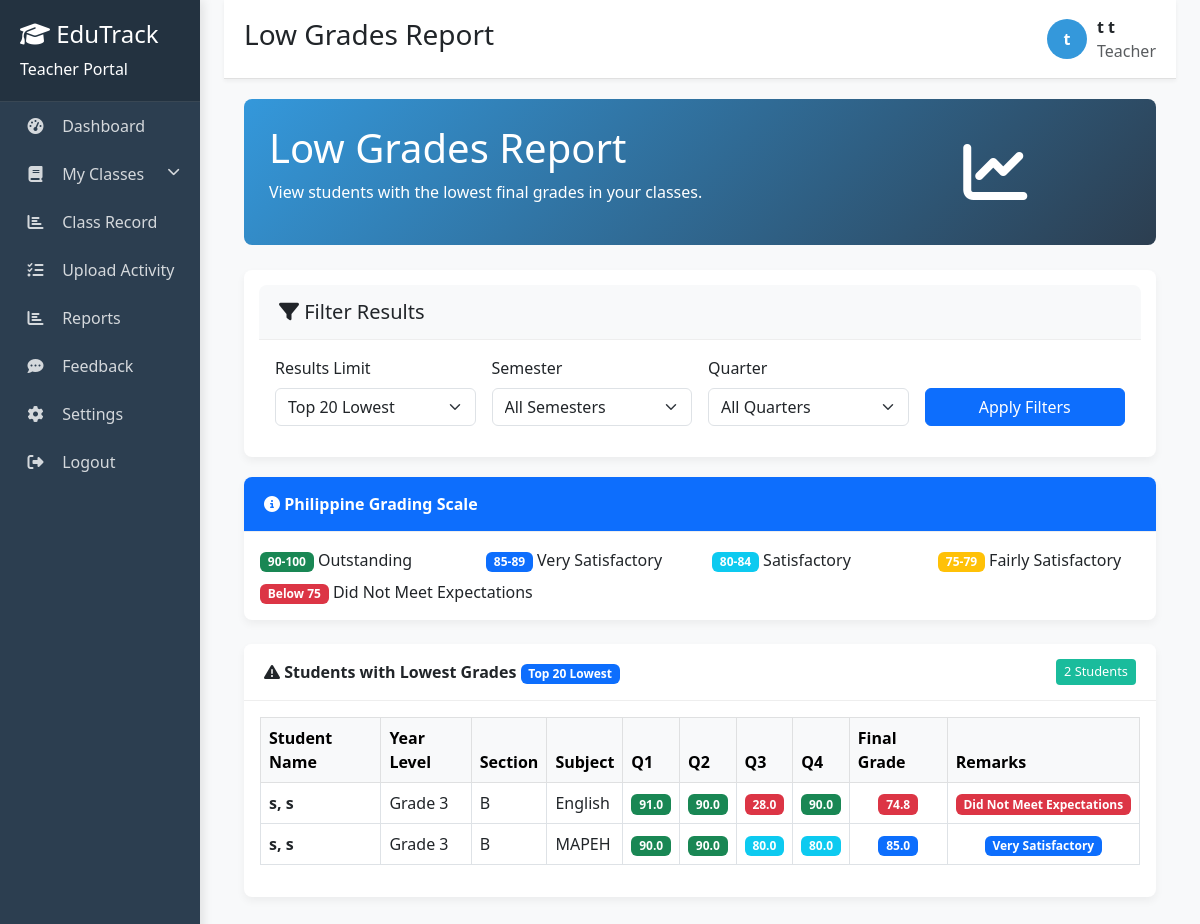
/WEBGRADINGSYSTEMPORTAL-Latest/reports.php (signed in), run on the app's committed database.
### tables this page shows
CREATE TABLE `tbl_grades` (
  `grade_id` int(10) UNSIGNED NOT NULL,
  `student_id` int(10) UNSIGNED NOT NULL,
  `subject_id` int(10) UNSIGNED NOT NULL,
  `teacher_account_id` int(10) UNSIGNED DEFAULT NULL,
  `grading_period` enum('Q1','Q2','Q3','Q4','Final') NOT NULL DEFAULT 'Final',
  `q1` decimal(5,2) DEFAULT NULL,
  `q2` decimal(5,2) DEFAULT NULL,
  `q3` decimal(5,2) DEFAULT NULL,
  `q4` decimal(5,2) DEFAULT NULL,
  `midterm` decimal(5,2) DEFAULT NULL,
  `final` decimal(5,2) DEFAULT NULL,
  `grade` decimal(5,2) NOT NULL,
  `remarks` varchar(60) DEFAULT NULL,
  `date_recorded` datetime NOT NULL DEFAULT current_timestamp(),
  `quarter_id` int(11) DEFAULT NULL
);

CREATE TABLE `tbl_accounts` (
  `account_id` int(10) UNSIGNED NOT NULL,
  `username` varchar(80) NOT NULL,
  `password` varchar(255) NOT NULL,
  `role` enum('admin','teacher','student','parent') NOT NULL,
  `first_name` varchar(80) NOT NULL,
  `last_name` varchar(80) NOT NULL,
  `email` varchar(150) DEFAULT NULL,
  `contact_number` varchar(30) DEFAULT NULL,
  `created_at` datetime NOT NULL DEFAULT current_timestamp()
);

CREATE TABLE `tbl_yearlevels` (
  `year_level_id` int(10) UNSIGNED NOT NULL,
  `level_name` varchar(30) NOT NULL,
  `education_stage` enum('Elementary','Junior High','Senior High') NOT NULL
);

CREATE TABLE `tbl_sections` (
  `section_id` int(10) UNSIGNED NOT NULL,
  `year_level_id` int(10) UNSIGNED NOT NULL,
  `strand_id` int(10) UNSIGNED DEFAULT NULL,
  `section_name` varchar(60) NOT NULL
);

CREATE TABLE `tbl_subjects` (
  `subject_id` int(10) UNSIGNED NOT NULL,
  `subject_name` varchar(120) NOT NULL,
  `year_level_id` int(10) UNSIGNED DEFAULT NULL,
  `semester` enum('1','2','Full Year') DEFAULT 'Full Year',
  `semester_id` int(11) DEFAULT NULL,
  `strand_id` int(10) UNSIGNED DEFAULT NULL
);

### WEBGRADINGSYSTEMPORTAL-Latest/reports.php (the view, shortened to what this page needs)
<?php
require 'db_connect.php';
$teacher_id = $_SESSION['account_id'];
$teacher_name = $_SESSION['fullname'] ?? 'Teacher';
$limit = isset($_GET['limit']) ? intval($_GET['limit']) : 20;
function get_ph_remarks($grade) {
    if ($grade >= 90 && $grade <= 100) return 'Outstanding';
    if ($grade >= 85 && $grade <= 89) return 'Very Satisfactory';
    if ($grade >= 80 && $grade <= 84) return 'Satisfactory';
    return 'Did Not Meet Expectations';
}
function get_ph_remarks_class($remarks) {
    switch ($remarks) {
        case 'Outstanding': return 'bg-success';
        case 'Very Satisfactory': return 'bg-primary';
        case 'Satisfactory': return 'bg-info';
        default: return 'bg-danger';
    }
}
$sql = "
SELECT
    s.student_id,
    a.first_name,
    a.last_name,
    subj.subject_name,
    -- Get the latest Q1 grade
    (SELECT g1.grade FROM tbl_grades g1
     WHERE g1.student_id = s.student_id AND g1.subject_id = subj.subject_id
     AND g1.grading_period = 'Q1' ORDER BY g1.date_recorded DESC LIMIT 1) as q1,
    -- Get the latest Q2 grade
    (SELECT g2.grade FROM tbl_grades g2
     WHERE g2.student_id = s.student_id AND g2.subject_id = subj.subject_id
     AND g2.grading_period = 'Q2' ORDER BY g2.date_recorded DESC LIMIT 1) as q2,
    -- Get the latest Q3 grade
    (SELECT g3.grade FROM tbl_grades g3
     WHERE g3.student_id = s.student_id AND g3.subject_id = subj.subject_id
     AND g3.grading_period = 'Q3' ORDER BY g3.date_recorded DESC LIMIT 1) as q3,
    -- Get the latest Q4 grade
    (SELECT g4.grade FROM tbl_grades g4
     WHERE g4.student_id = s.student_id AND g4.subject_id = subj.subject_id
     AND g4.grading_period = 'Q4' ORDER BY g4.date_recorded DESC LIMIT 1) as q4,
    g_final.grade as final_grade,
    g_final.remarks,
    sec.section_name,
    yl.level_name
FROM tbl_grades g_final
JOIN tbl_students s ON g_final.student_id = s.student_id
JOIN tbl_accounts a ON s.account_id = a.account_id
JOIN tbl_subjects subj ON g_final.subject_id = subj.subject_id
JOIN tbl_teacher_assignments ta ON ta.subject_id = g_final.subject_id AND ta.section_id = s.section_id
JOIN tbl_sections sec ON s.section_id = sec.section_id
JOIN tbl_yearlevels yl ON s.year_level_id = yl.year_level_id
WHERE ta.teacher_account_id = ?
AND g_final.grading_period = 'Final'
";
$sql .= " ORDER BY g_final.grade ASC, yl.level_name, sec.section_name, a.last_name, a.first_name LIMIT ?";
$stmt = $conn->prepare($sql);
$params = [$teacher_id];
$types = "i";
$params[] = $limit;
$types .= "i";
$stmt->bind_param($types, ...$params);
$stmt->execute();
$result = $stmt->get_result();
?>
<!DOCTYPE html>
<html lang="en">
<head>
    <link rel="stylesheet" href="https://cdn.jsdelivr.net/npm/bootstrap@5.3.0/dist/css/bootstrap.min.css"/>
    <link rel="stylesheet" href="https://cdnjs.cloudflare.com/ajax/libs/font-awesome/6.4.0/css/all.min.css"/>
</head>
<body>
<div class="container-fluid">
    <div class="row">
        <div class="col-md-3 col-lg-2 sidebar">
            <div class="sidebar-header">
                <h4><i class="fas fa-graduation-cap"></i> EduTrack</h4>
                <p class="mb-0">Teacher Portal</p>
            </div>
            <ul class="sidebar-menu">
                <li><a href="teacher_dashboard.php" class="<?= !isset($_GET['view_class']) ?  : '' ?>"><i class="fas fa-tachometer-alt"></i> Dashboard</a></li>
                <li class="has-submenu <?= isset($_GET['view_class']) ?  : '' ?>">
                    <a href="#"><i class="fas fa-book"></i> My Classes</a>
                </li>
                <li><a href="teacher_spreadsheet.php"><i class="fas fa-chart-bar"></i> Class Record</a></li>
                <li><a href="teacher_activity.php" class=><i class="fas fa-tasks"></i> Upload Activity</a></li>
                <li><a href="reports.php"><i class="fas fa-chart-bar"></i> Reports</a></li>
                <li><a href="feedbacks.php" class=><i class="fas fa-comment-dots"></i> Feedback</a></li>
                <li><a href="change_pass.php"><i class="fas fa-cog"></i> Settings</a></li>
                <li><a href="index.php"><i class="fas fa-sign-out-alt"></i> Logout</a></li>
            </ul>
        </div>
        <div class="col-md-9 col-lg-10 ml-sm-auto px-4">
            <div class="header">
                <h3>Low Grades Report</h3>
                <div class="d-flex align-items-center">
                    <div class="avatar"><?= htmlspecialchars(substr($teacher_name,0,1)) ?></div>
                    <div>
                        <div class="fw-bold"><?= htmlspecialchars($teacher_name) ?></div>
                        <div class="text-muted">Teacher</div>
                    </div>
                </div>
            </div>
            <div class="main-content">
                <div class="welcome-section">
                    <div class="row align-items-center">
                        <div class="col-md-8">
                            <h1>Low Grades Report</h1>
                            <p>View students with the lowest final grades in your classes.</p>
                        </div>
                        <div class="col-md-4 text-center">
                            <i class="fas fa-chart-line fa-4x"></i>
                        </div>
                    </div>
                </div>
                <div class="filter-section card">
                    <div class="card-header bg-light">
                        <h5 class="mb-0"><i class="fas fa-filter"></i> Filter Results</h5>
                    </div>
                    <div class="card-body">
                        <form method="GET" class="row g-3">
                            <div class="col-md-3">
                                <label class="form-label">Results Limit</label>
                                <select name="limit" class="form-select">
                                    <option value="20" <?= $limit == 20 ? 'selected' : '' ?>>Top 20 Lowest</option>
                                </select>
                            </div>
                            <div class="col-md-3">
                                <label class="form-label">Semester</label>
                                <select name="semester_id" class="form-select">
                                    <option value="">All Semesters</option>
                                </select>
                            </div>
                            <div class="col-md-3">
                                <label class="form-label">Quarter</label>
                                <select name="quarter_id" class="form-select">
                                    <option value="">All Quarters</option>
                                </select>
                            </div>
                            <div class="col-md-3 d-flex align-items-end">
                                <button type="submit" class="btn btn-primary w-100">Apply Filters</button>
                            </div>
                        </form>
                    </div>
                </div>
                <div class="card mb-4">
                    <div class="card-header bg-primary text-white">
                        <i class="fas fa-info-circle"></i> Philippine Grading Scale
                    </div>
                    <div class="card-body">
                        <div class="row">
                            <div class="col-md-3">
                                <span class="badge bg-success">90-100</span> Outstanding
                            </div>
                            <div class="col-md-3">
                                <span class="badge bg-primary">85-89</span> Very Satisfactory
                            </div>
                            <div class="col-md-3">
                                <span class="badge bg-info">80-84</span> Satisfactory
                            </div>
                            <div class="col-md-3">
                                <span class="badge bg-warning">75-79</span> Fairly Satisfactory
                            </div>
                        </div>
                        <div class="row mt-2">
                            <div class="col-md-12">
                                <span class="badge bg-danger">Below 75</span> Did Not Meet Expectations
                            </div>
                        </div>
                    </div>
                </div>
                <div class="card">
                    <div class="card-header d-flex justify-content-between align-items-center">
                        <span>
                            <i class="fas fa-exclamation-triangle"></i>
                            Students with Lowest Grades
                            <?php if($limit): ?>
                                <span class="badge bg-primary">Top <?= $limit ?> Lowest</span>
                            <?php endif; ?>
                        </span>
                        <span class="subject-badge"><?= $result->num_rows ?> Students</span>
                    </div>
                    <div class="card-body">
                        <?php if($result->num_rows > 0): ?>
                            <div class="table-responsive">
                                <table class="table table-bordered table-hover align-middle">
                                    <thead class="table-light">
                                        <tr>
                                            <th>Student Name</th>
                                            <th>Year Level</th>
                                            <th>Section</th>
                                            <th>Subject</th>
                                            <th>Q1</th>
                                            <th>Q2</th>
                                            <th>Q3</th>
                                            <th>Q4</th>
                                            <th>Final Grade</th>
                                            <th>Remarks</th>
                                        </tr>
                                    </thead>
                                    <tbody>
                                       <?php while($row = $result->fetch_assoc()):
    $final_grade = $row['final_grade'];
    $remarks = $row['remarks'] ?: get_ph_remarks($final_grade);
    $remarks_class = get_ph_remarks_class($remarks);
?>
    <tr>
        <td>
            <strong><?= htmlspecialchars($row['last_name']) ?>, <?= htmlspecialchars($row['first_name']) ?></strong>
        </td>
        <td><?= htmlspecialchars($row['level_name']) ?></td>
        <td><?= htmlspecialchars($row['section_name']) ?></td>
        <td><?= htmlspecialchars($row['subject_name']) ?></td>
        <?php foreach (['q1', 'q2', 'q3', 'q4'] as $quarter): ?>
            <td class="text-center">
                <?php if ($row[$quarter]): ?>
                    <span class="badge <?= get_ph_remarks_class(get_ph_remarks($row[$quarter])) ?>">
                        <?= number_format($row[$quarter], 1) ?>
                    </span>
                <?php else: ?>
                    <span class="text-muted">-</span>
                <?php endif; ?>
            </td>
        <?php endforeach; ?>
        <td class="text-center">
            <span class="badge <?= $remarks_class ?>">
                <?= number_format($row['final_grade'], 1) ?>
            </span>
        </td>
        <td class="text-center">
            <span class="badge <?= $remarks_class ?>">
                <?= $remarks ?>
            </span>
        </td>
    </tr>
<?php endwhile; ?>
                                    </tbody>
                                </table>
                            </div>
                        <?php else: ?>
                            <div class="alert alert-info">
                                No students with low grades found for the selected filters.
                            </div>
                        <?php endif; ?>
                    </div>
                </div>
            </div>
        </div>
    </div>
</div>
</body>
</html>

### WEBGRADINGSYSTEMPORTAL-Latest/reports.php (style rules this page uses)
:root { --primary:#2c3e50;--secondary:#3498db;--accent:#1abc9c;--light:#ecf0f1;--dark:#34495e; }
body { background:#f8f9fa;font-family:'Segoe UI',Tahoma,Geneva,Verdana,sans-serif; }
.sidebar { background:var(--primary);color:#fff;min-height:100vh;padding:0;box-shadow:3px 0 10px rgba(0,0,0,.1) }
.sidebar-header { padding:20px;background:rgba(0,0,0,.2);border-bottom:1px solid rgba(255,255,255,.1) }
.sidebar-menu { list-style:none;padding:0;margin:0 }
.sidebar-menu a { color:rgba(255,255,255,.8);text-decoration:none;display:block;padding:12px 20px;transition:.3s;border-left:3px solid transparent }
.sidebar-menu i { width:25px;text-align:center;margin-right:10px }
.has-submenu>a::after { content:'\f078';font-family:'Font Awesome 6 Free';font-weight:900;float:right;font-size:.8rem;transition:transform .3s }
.main-content { padding:20px }
.header { background:#fff;padding:15px 20px;border-bottom:1px solid #e0e0e0;display:flex;justify-content:space-between;align-items:center;box-shadow:0 2px 4px rgba(0,0,0,.05) }
.avatar { width:40px;height:40px;border-radius:50%;background:var(--secondary);color:#fff;display:flex;align-items:center;justify-content:center;font-weight:bold;margin-right:10px }
.card { border:none;border-radius:8px;box-shadow:0 4px 8px rgba(0,0,0,.05);transition:transform .3s,box-shadow .3s;margin-bottom:20px }
.card-header { background:#fff;border-bottom:1px solid #eee;font-weight:600;padding:15px 20px;border-radius:8px 8px 0 0 !important }
.subject-badge { background:var(--accent);color:#fff;padding:3px 8px;border-radius:4px;font-size:.8rem;font-weight:500 }
.welcome-section { background:linear-gradient(135deg,var(--secondary),var(--primary));color:#fff;border-radius:8px;padding:25px;margin-bottom:25px }
.filter-section { background:#fff;padding:15px;border-radius:8px;margin-bottom:20px; }

### data on the page
tbl_grades: tbl_accounts.last_name "s", tbl_accounts.first_name "s", tbl_yearlevels.level_name "Grade 3", tbl_sections.section_name "B", subject.subject_name "English", quarter "91.0", quarter "90.0", quarter "28.0", grade "74.8", remarks "Did Not Meet Expectations"
tbl_grades: tbl_accounts.last_name "s", tbl_accounts.first_name "s", tbl_yearlevels.level_name "Grade 3", tbl_sections.section_name "B", subject.subject_name "MAPEH", quarter "90.0", quarter "80.0", grade "85.0", remarks "Very Satisfactory"

### other printed values
substr($teacher_name,0,1) "t"
$teacher_name "t t"
$limit "20"
$result->num_rows "2"
